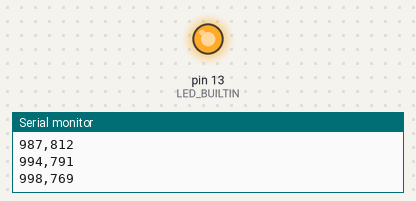
This sketch was run on a simulated Arduino Uno, built with avr-gcc and run on an emulated ATmega328P. Parts: output pins drawn as LEDs (lit = HIGH), the last lines printed to the serial monitor.

Above: at 2.0 s.
At 6.0 s:
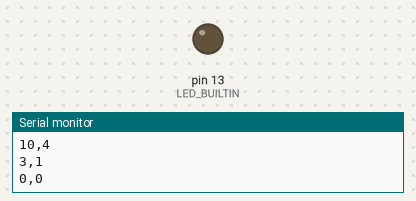
Timing chart, 0 to 10.5 s (numbered marks = the images above):
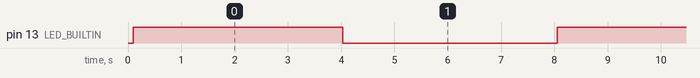

Measured:
- by itself, pin 13 (LED_BUILTIN): alternates HIGH for 4.0 s and LOW for 4.0 s

The sketch:

02_fake_data.ino
```cpp
// 测试2: 通过串口发送两路假数据 (模拟两个手摇发电机)
// 目的: 在硬件到货前调通 p5.js 的双人串口逻辑
// 输出: 每 100ms 发一行 "val1,val2" (两个 0~1000 之间的数)
//       两个值用不同周期和相位的正弦波,互相错开,便于肉眼看清
// 真硬件到货后: 把 fake1/fake2 换成 analogRead(A0) / analogRead(A1) 即可

const int SAMPLE_MS = 100;   // 10Hz 采样率 (游戏才会流畅)

void setup() {
  Serial.begin(115200);
  pinMode(LED_BUILTIN, OUTPUT);
}

void loop() {
  int v1 = fakeValue(8000.0, 0.0);           // 周期 8 秒
  int v2 = fakeValue(12000.0, HALF_PI);      // 周期 12 秒, 错开相位

  Serial.print(v1);
  Serial.print(',');
  Serial.println(v2);

  // LED 亮度反映 v1,方便肉眼看板子"在输出"
  digitalWrite(LED_BUILTIN, v1 > 500 ? HIGH : LOW);

  delay(SAMPLE_MS);
}

int fakeValue(float periodMs, float phase) {
  unsigned long t = millis();
  float x = (t / periodMs) * TWO_PI + phase;
  return (int)(500 + 500 * sin(x));
}
```
